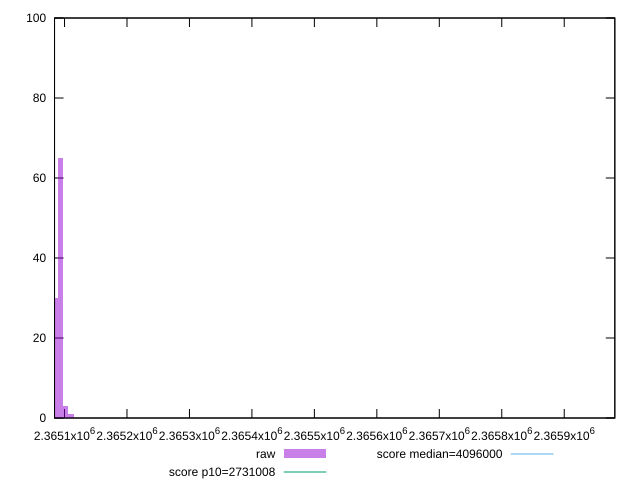

Generate this figure with gnuplot:
reset

$raw <<EOF
2365984.8667282006 1
2365093.4815332512 65
2365084.9105217615 30
2365102.0525447414 3
2365110.623556231 1
EOF

set key outside below
set boxwidth 8.57101148989549
set xrange [2365084:2365981]
set yrange [0:100]
set trange [0:100]
set style fill transparent solid 0.5 noborder

set parametric
set terminal svg size 640, 490 enhanced background rgb 'white'
set output "report_00009_2021-02-08T22-37-41.559Z/total-byte-weight/samples/pages+cached/raw/histogram.svg"

plot $raw title "raw" with boxes, \
     2731008,t title "score p10=2731008", \
     4096000,t title "score median=4096000"

reset
